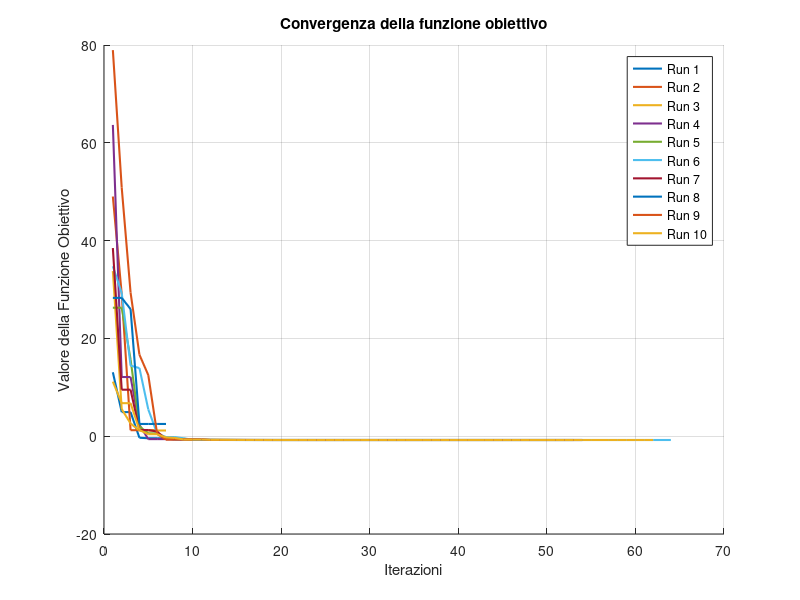
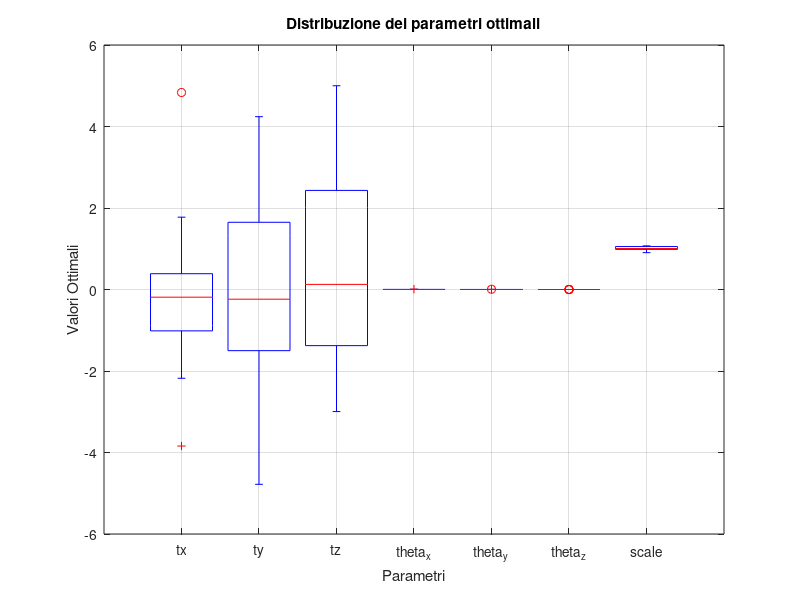
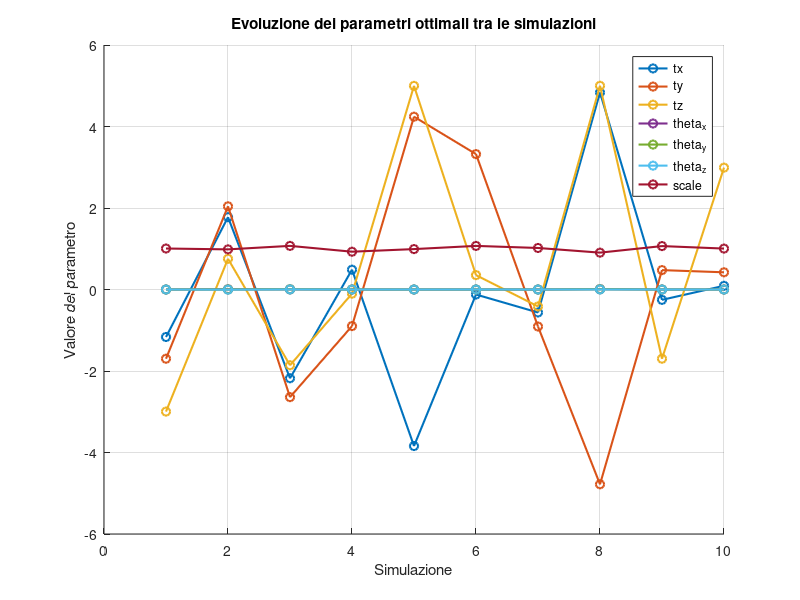
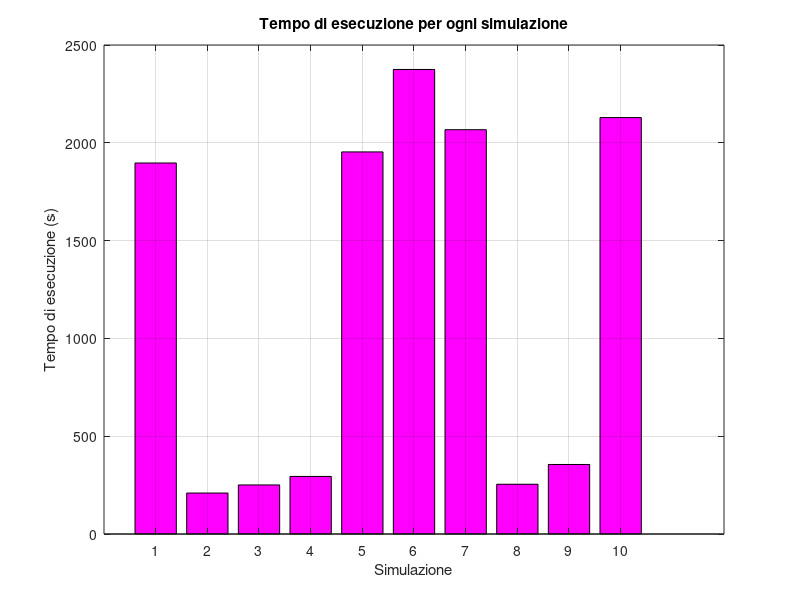

The MATLAB script that drew these images, in order:
close all;
clear;
clc;

jsonData = fileread('monte_carlo_results_cpso.json');
data = jsondecode(jsonData);

data

monte_carlo_run = length(data.execution_times_all);

% Grafico della convergenza della funzione obiettivo
figure;
hold on;
for i = 1:monte_carlo_run
    plot(data.convergence_all{i}, 'LineWidth', 1.5);
end
hold off;
xlabel('Iterazioni');
ylabel('Valore della Funzione Obiettivo');
title('Convergenza della funzione obiettivo');
legend(arrayfun(@(x) sprintf('Run %d', x), 1:monte_carlo_run, 'UniformOutput', false));
grid on;

% Parametri ottimali
figure;
boxplot(data.optimal_params_all, ...
    'Labels', {'tx', 'ty', 'tz', 'theta_x', 'theta_y', 'theta_z', 'scale'});
xlabel('Parametri');
ylabel('Valori Ottimali');
title('Distribuzione dei parametri ottimali');
grid on;

% Evoluzione dei parametri ottimali tra le simulazioni
figure;
hold on;
num_params = size(data.optimal_params_all, 2);
colors = lines(num_params);
for i = 1:num_params
    plot(data.optimal_params_all(:, i), '-o', 'LineWidth', 1.5, 'Color', colors(i, :));
end
hold off;
xlabel('Simulazione');
ylabel('Valore del parametro');
title('Evoluzione dei parametri ottimali tra le simulazioni');
legend({'tx', 'ty', 'tz', 'theta_x', 'theta_y', 'theta_z', 'scale'}, 'Location', 'best');
grid on;

% Tempo di esecuzione per ogni simulazione
figure;
bar(data.execution_times_all, 'FaceColor', 'm');
xlabel('Simulazione');
ylabel('Tempo di esecuzione (s)');
title('Tempo di esecuzione per ogni simulazione');
grid on;

% Grafico della fitness
figure;
bar(data.optimal_values_all, 'FaceColor', 'm');
xlabel('Simulazione');
ylabel('Miglior valore di fitness');
title('Andamento della fitness per ogni simulazione');
grid on;

% Grafico dell'errore
figure;
hold on;
bar(data.rmse_values_all);
hold off;
xlabel('Simulazione');
ylabel('RMSE');
title('Evoluzione del valore di RMSE');
grid on;



